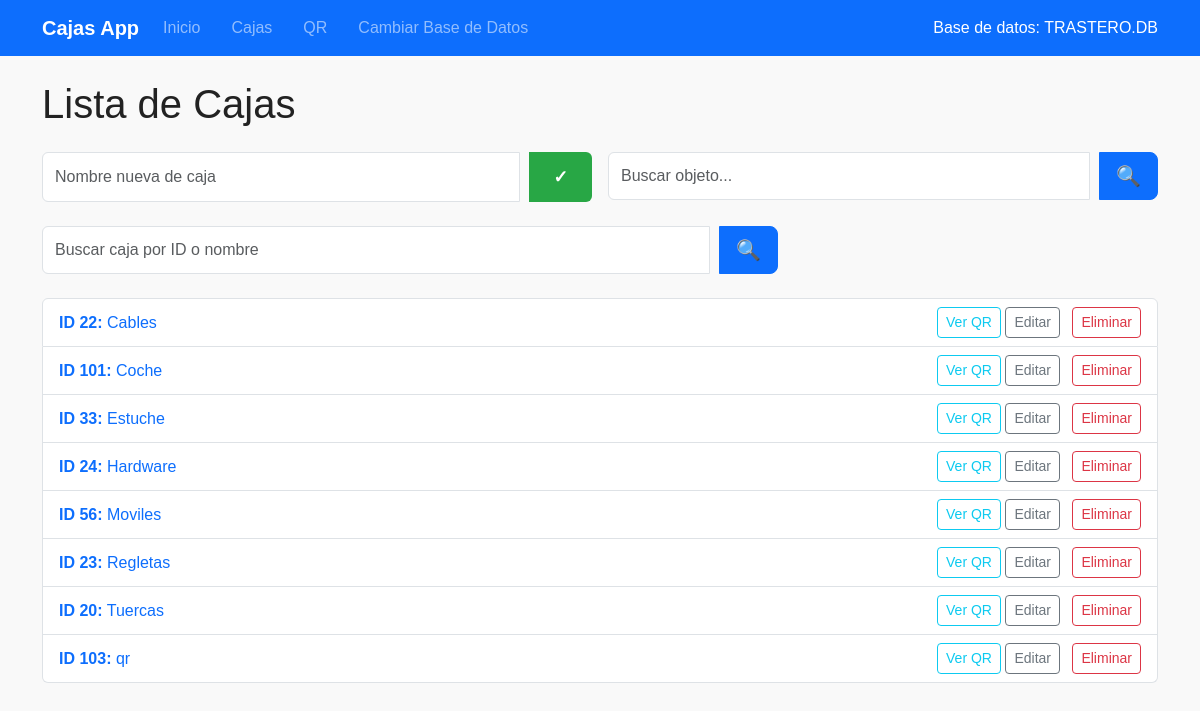
Screenshot of /cajas with the database file from the repository.
### app/models.py (models this page shows)
class Caja(db.Model):
    __tablename__ = 'cajas'
    id = db.Column(db.Integer, primary_key=True)
    nombre = db.Column(db.String(100), nullable=False)

### app/routes.py (the view, shortened to what this page needs)
@bp.route('/cajas', methods=['GET', 'POST'])
def cajas():
    db = get_db()
    resultado = []
    termino = ''
    modo_crear = False
    cajas_buscadas = []
    termino_caja = ''
    cajas = db.execute('SELECT * FROM cajas ORDER BY nombre').fetchall()
    return render_template(
        'cajas.html',
        cajas=cajas,
        resultado=resultado,
        termino=termino,
        modo_crear=modo_crear,
        cajas_buscadas=cajas_buscadas,
        termino_caja=termino_caja
    )

### app/__init__.py (called while the page is built)
def create_app():
    app = Flask(__name__)
    app.config['SECRET_KEY'] = 'clave-secreta'
    app.config['DEFAULT_DB_PATH'] = 'databases/trastero.db'  # Base por defecto
    app.config['SQLALCHEMY_DATABASE_URI'] = 'sqlite:///' + os.path.join(os.getcwd(), app.config['DEFAULT_DB_PATH'])
    app.config['SQLALCHEMY_TRACK_MODIFICATIONS'] = False
    from .models import db, close_db
    db.init_app(app)  # <-- Aquí inicializas SQLAlchemy con la app
    @app.context_processor
    def inject_db_name():
        db_path = session.get('db_path', app.config['DEFAULT_DB_PATH'])
        db_name = os.path.basename(db_path).upper()
        return dict(db_name=db_name)
    from .routes import bp
    app.register_blueprint(bp)
    app.teardown_appcontext(close_db)
    return app

### app/models.py (called while the page is built)
def get_db():
    if 'db' not in g:
        db_path = session.get('db_path')
        if not db_path:
            db_path = current_app.config.get('DEFAULT_DB_PATH', 'databases/default.db')
        g.db = sqlite3.connect(db_path)
        g.db.row_factory = sqlite3.Row
    return g.db

### app/templates/cajas.html (shortened to what this page needs)
{% extends "base.html" %}
{% block content %}
<h1 class="mb-4">Lista de Cajas</h1>
<div class="row g-3 mb-4 align-items-stretch">
  <div class="col-md-6">
    <form method="post" class="h-100">
      <div class="input-group">
        <input name="nombre" placeholder="Nombre nueva de caja" required class="form-control" />
        <button type="submit" class="btn-success-lg"><span>&#10003;</span></button>
      </div>
    </form>
  </div>
  <div class="col-md-6">
    <form method="get" action="{{ url_for('main.cajas') }}" class="h-100">
      <div class="input-group">
        <input name="termino" placeholder="Buscar objeto..." class="form-control" value="{{ termino or '' }}" required />
        <button type="submit" class="btn btn-primary btn-lg"><span>&#128269;</span></button>
      </div>
    </form>
  </div>
</div>
<div class="row mb-4">
  <div class="col-md-8">
    <form method="get" action="{{ url_for('main.cajas') }}" class="h-100">
      <div class="input-group">
        <input name="busqueda_caja" placeholder="Buscar caja por ID o nombre" class="form-control" value="{{ termino_caja or '' }}" required />
        <button type="submit" class="btn btn-primary btn-lg"><span>&#128269;</span></button>
      </div>
    </form>
  </div>
  <div class="col-md-4 text-end d-flex align-items-center justify-content-end">
  </div>
</div>
{% if not ((cajas_buscadas is defined and termino_caja) or resultado or modo_crear) %}
  <ul class="list-group mb-4">
    {% for caja in cajas %}
      <li class="list-group-item d-flex justify-content-between align-items-center">
        <a href="{{ url_for('main.ver_caja', caja_id=caja.id) }}" class="flex-grow-1 text-decoration-none">
          <strong>ID {{ caja.id }}:</strong> {{ caja.nombre }}
        </a>
        <div>
          <a href="{{ url_for('main.ver_qr_caja', caja_id=caja.id) }}" target="_blank" class="btn btn-sm btn-outline-info">Ver QR</a>
          <a href="{{ url_for('main.editar_caja', caja_id=caja.id) }}" class="btn btn-sm btn-outline-secondary me-2">Editar</a>
          <form action="{{ url_for('main.eliminar_caja', caja_id=caja.id) }}" method="post" class="d-inline" onsubmit="return confirmarYDesactivar('¿Seguro que quieres eliminar esta caja?');">
            <button type="submit" class="btn btn-sm btn-outline-danger">Eliminar</button>
          </form>
        </div>
      </li>
    {% else %}
      <li class="list-group-item text-muted fst-italic">No hay cajas aún.</li>
    {% endfor %}
  </ul>
{% endif %}
{% endblock %}

### app/templates/base.html (shortened to what this page needs)
<!doctype html>
<html lang="es">
<head>
  <link href="https://cdn.jsdelivr.net/npm/bootstrap@5.3.0/dist/css/bootstrap.min.css" rel="stylesheet">
  <link rel="stylesheet" href="https://cdnjs.cloudflare.com/ajax/libs/font-awesome/5.15.3/css/all.min.css">
  <link rel="stylesheet" href="{{ url_for('static', filename='css/styles.css') }}" />
</head>
<body>
  <nav class="navbar navbar-expand-lg navbar-dark bg-primary mb-4">
    <div class="container">
      <a class="navbar-brand" href="{{ url_for('main.index') }}">Cajas App</a>
      <div class="collapse navbar-collapse" id="navbarNav">
        <ul class="navbar-nav me-auto mb-2 mb-lg-0">
          <li class="nav-item"><a class="nav-link" href="{{ url_for('main.index') }}">Inicio</a></li>
          <li class="nav-item"><a class="nav-link" href="{{ url_for('main.cajas') }}">Cajas</a></li>
          <li class="nav-item"><a class="nav-link" href="{{ url_for('main.qr_reader') }}">QR</a></li>
          <li class="nav-item"><a class="nav-link" href="{{ url_for('main.seleccionar_db') }}">Cambiar Base de Datos</a></li>
        </ul>
        <span class="navbar-text text-white">
          Base de datos: {{ db_name }}
        </span>
      </div>
    </div>
  </nav>
  <main class="container">
    {% block content %}{% endblock %}
  </main>
</body>
</html>

### app/static/css/styles.css (style rules this page uses)
body { font-family: Arial, sans-serif; margin: 0; padding: 0; background-color: #f9f9f9; color: #222; }
nav a { margin-right: 15px; text-decoration: none; color: #007bff; font-weight: 600; }
form input, form select { padding: 10px; margin-right: 10px; font-size: 1rem; border: 1px solid #ccc; border-radius: 5px; transition: border-color 0.3s ease; }
button { padding: 12px 20px; font-size: 1.1rem; font-weight: 600; border: none; border-radius: 6px; cursor: pointer; display: inline-flex; align-items: center; gap: 8px; transition: background-color 0.3s ease; }
button.btn-success-lg { background-color: #28a745; color: white; padding: 12px 24px; border-radius: 6px; font-size: 1.1rem; font-weight: 600; border: none; cursor: pointer; transition: background-color 0.3s ease; display: inline-flex; align-items: center; gap: 8px; }

### rows the page displays
Caja: id "22", nombre "Cables"
Caja: id "101", nombre "Coche"
Caja: id "33", nombre "Estuche"
Caja: id "24", nombre "Hardware"
Caja: id "56", nombre "Moviles"
Caja: id "23", nombre "Regletas"
Caja: id "20", nombre "Tuercas"
Caja: id "103", nombre "qr"

### other values shown
{{ db_name }} "TRASTERO.DB"
